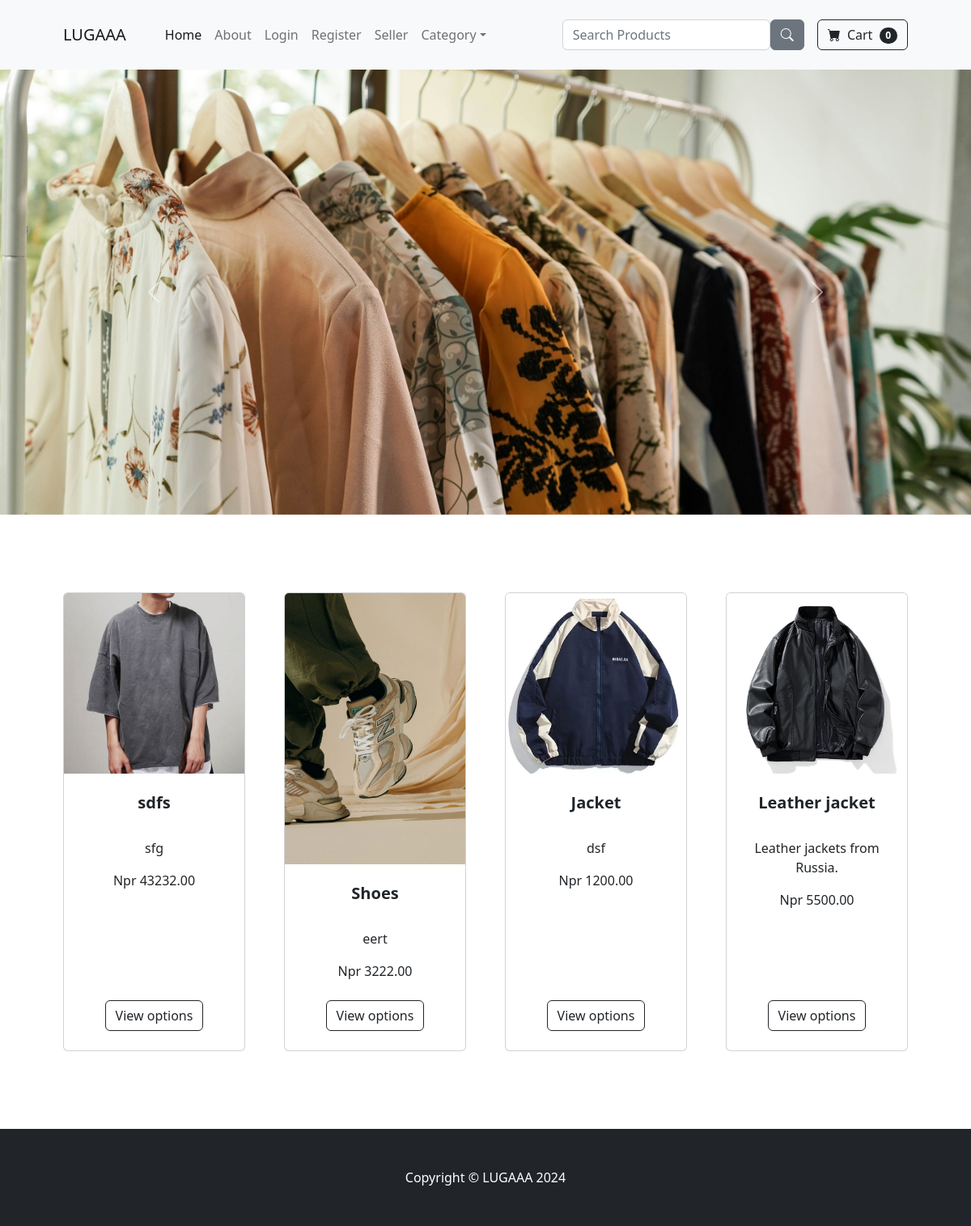
The page / on the database its author committed.
### store/models.py (models this page shows, shortened)
class Product(models.Model):
    name =  models.CharField(max_length=100)
    price =  models.DecimalField(default=0, decimal_places=2, max_digits = 8)
    category =  models.ForeignKey(Category, on_delete=models.CASCADE, null=True, blank=True)
    description =  models.CharField(max_length=250, default='', blank = True, null=True)
    image = models.ImageField(upload_to='uploads/product/')
    is_sale = models.BooleanField(default= False)
    sale_price = models.DecimalField(default=0, decimal_places=2, max_digits = 8, null=True)
    in_stock =  models.PositiveIntegerField(default=1)

### store/views.py (the view)
# urls.py: 2. Add a URL to urlpatterns:  path('', views.home, name='home')
def home(request):
    products = Product.objects.all()
    return render(request, 'home.html', {"products": products})

### cart/cart.py (called while the page is built)
    def __len__(self):
        return len(self.cart)

### cart/context_processor.py (called while the page is built)
def cart(request):
    return {'cart': Cart(request)}

### store/templates/home.html (shortened to what this page needs)
{% extends 'base.html' %}
{% load static %}
{% block content %}
        <div id="carouselExample" class="carousel slide" data-bs-ride="carousel">
            <div class="carousel-inner">
              <div class="carousel-item active">
                <img src="/media/uploads/product/sliderimg.jpg" class="d-block mx-auto" alt="Image 1" style="width:1200px; height:550px; object-fit:cover;">
              </div>
            </div>
            <button class="carousel-control-prev" type="button" data-bs-target="#carouselExample" data-bs-slide="prev" style="margin-left: 100px;">
              <span class="carousel-control-prev-icon" aria-hidden="true"></span>
            </button>
            <button class="carousel-control-next" type="button" data-bs-target="#carouselExample" data-bs-slide="next" style="margin-right: 100px;">
              <span class="carousel-control-next-icon" aria-hidden="true"></span>
            </button>
          </div>
        <section class="py-5">
            <div class="container px-4 px-lg-5 mt-5">
                <div class="row gx-4 gx-lg-5 row-cols-2 row-cols-md-3 row-cols-xl-4 justify-content-center">
                   {% for product in products %}
                        {% if product.is_sale %}
                        <div class="col mb-5">
                            <div class="card h-100">
                                <div class="badge bg-danger text-white position-absolute" style="top: 0.5rem; right: 0.5rem">Sale</div>
                                <img class="card-img-top" src="{{ product.image.url }}" alt="..." />
                                <div class="card-body p-4">
                                    <div class="text-center">
                                        <h5 class="fw-bolder">{{  product.name }}</h5>
                                        <div class="d-flex justify-content-center small text-warning mb-2">
                                            <div class="bi-star-fill"></div>
                                            <div class="bi-star-fill"></div>
                                            <div class="bi-star-fill"></div>
                                            <div class="bi-star-fill"></div>
                                            <div class="bi-star-fill"></div>
                                        </div>
                                        <span class="text-muted text-decoration-line-through">Npr {{product.price}}</span><br>
                                        Npr {{product.sale_price}}
                                    </div>
                                </div>
                                <div class="card-footer p-4 pt-0 border-top-0 bg-transparent">
                                    <div class="text-center"><a class="btn btn-outline-dark mt-auto" href="{% url 'product' product.id %}">Add to cart</a></div>
                                </div>
                            </div>
                        </div>
                        {% else %}
                    <div class="col mb-5">
                        <div class="card h-100">
                            <img class="card-img-top" src="{{ product.image.url }}" alt="..." />
                            <div class="card-body p-4">
                                <div class="text-center">
                                    <h5 class="fw-bolder">{{ product.name}}</h5><br>
                                    <p>{{ product.description }}</p>
                                    Npr {{product.price }}
                                </div>
                            </div>
                            <div class="card-footer p-4 pt-0 border-top-0 bg-transparent">
                                <div class="text-center"><a class="btn btn-outline-dark mt-auto" href="{% url 'product' product.id %}">View options</a></div>
                            </div>
                        </div>
                    </div>
                    {% endif %}
                    {% endfor %}
        </section>
{% endblock %}

### rows shown on the page
Product: image (picture), name "sdfs", description "sfg", price "43232.00"
Product: image (picture), name "Shoes", description "eert", price "3222.00"
Product: image (picture), name "Jacket", description "dsf", price "1200.00"
Product: image (picture), name "Leather jacket", description "Leather jackets from Russia.", price "5500.00"

### other values the page prints
{{ cart|length }} "0"
